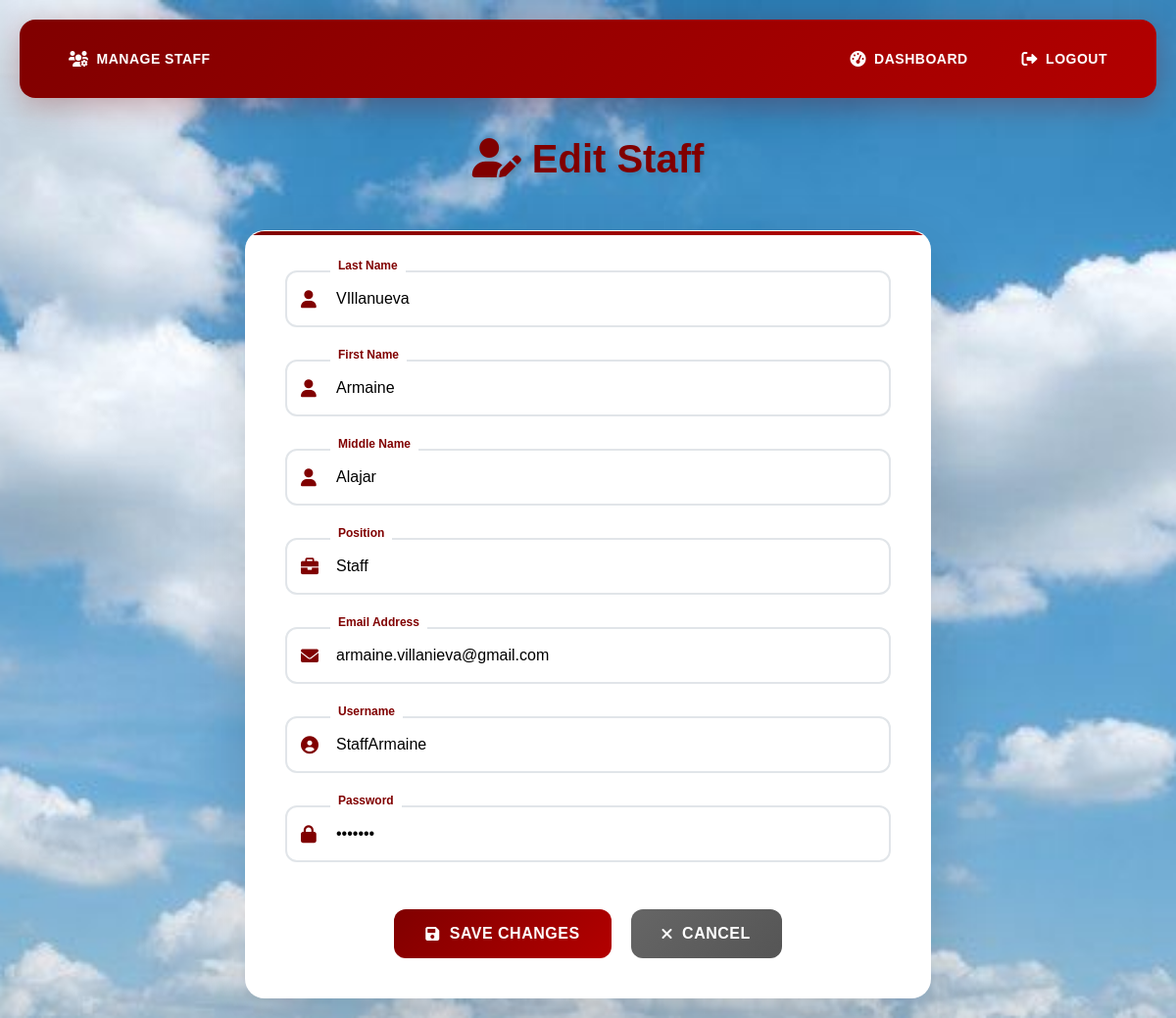
The page /editstaff.php?staffid=3 on the database its author committed.
### tables this page shows
CREATE TABLE `staff` (
  `StaffID` int(11) NOT NULL,
  `LastName` varchar(50) NOT NULL,
  `FirstName` varchar(50) NOT NULL,
  `MiddleName` varchar(50) NOT NULL,
  `Position` varchar(60) NOT NULL,
  `Email` varchar(40) NOT NULL,
  `Username` varchar(30) NOT NULL,
  `Password` varchar(30) NOT NULL,
  `image` varchar(255) NOT NULL
);

### editstaff.php (the view, shortened to what this page needs)
<?php
$conn = openCon();
$id = $_GET['staffid'];
$sql = "SELECT * FROM staff WHERE StaffID=?";
$stmt = $conn->prepare($sql);
$stmt->bind_param("i", $id);
$stmt->execute();
$result = $stmt->get_result();
$staff = $result->fetch_assoc();
?>
<!DOCTYPE html>
<html lang="en">
<head>
    <link href="https://cdnjs.cloudflare.com/ajax/libs/font-awesome/6.0.0/css/all.min.css" rel="stylesheet">
</head>
<body>
<nav>
    <div class="nav-left">
        <a href="manage_staff.php">
            <i class="fas fa-users-cog"></i>
            Manage Staff
        </a>
    </div>
    <div class="nav-right">
        <a href="admindashboard.php">
            <i class="fas fa-tachometer-alt"></i>
            Dashboard
        </a>
        <a href="adminlogin.php">
            <i class="fas fa-sign-out-alt"></i>
            Logout
        </a>
    </div>
</nav>
<h1><i class="fas fa-user-edit"></i> Edit Staff</h1>
<div class="form-container">
    <form method="POST" id="staffForm">
        <div class="form-grid">
            <div class="form-group">
                <div class="input-wrapper">
                    <i class="fas fa-user"></i>
                    <input type="text"
                           name="LastName"
                           id="lastName"
                           value="<?= htmlspecialchars($staff['LastName']) ?>"
                           required>
                    <label for="lastName">Last Name</label>
                </div>
            </div>
            <div class="form-group">
                <div class="input-wrapper">
                    <i class="fas fa-user"></i>
                    <input type="text"
                           name="FirstName"
                           id="firstName"
                           value="<?= htmlspecialchars($staff['FirstName']) ?>"
                           required>
                    <label for="firstName">First Name</label>
                </div>
            </div>
            <div class="form-group">
                <div class="input-wrapper">
                    <i class="fas fa-user"></i>
                    <input type="text"
                           name="MiddleName"
                           id="middleName"
                           value="<?= htmlspecialchars($staff['MiddleName']) ?>">
                    <label for="middleName">Middle Name</label>
                </div>
            </div>
            <div class="form-group">
                <div class="input-wrapper">
                    <i class="fas fa-briefcase"></i>
                    <input type="text"
                           name="Position"
                           id="position"
                           value="<?= htmlspecialchars($staff['Position']) ?>"
                           required>
                    <label for="position">Position</label>
                </div>
            </div>
            <div class="form-group">
                <div class="input-wrapper">
                    <i class="fas fa-envelope"></i>
                    <input type="email"
                           name="Email"
                           id="email"
                           value="<?= htmlspecialchars($staff['Email']) ?>"
                           required>
                    <label for="email">Email Address</label>
                </div>
            </div>
            <div class="form-group">
                <div class="input-wrapper">
                    <i class="fas fa-user-circle"></i>
                    <input type="text"
                           name="Username"
                           id="username"
                           value="<?= htmlspecialchars($staff['Username']) ?>"
                           required>
                    <label for="username">Username</label>
                </div>
            </div>
            <div class="form-group full-width">
                <div class="input-wrapper password-wrapper">
                    <i class="fas fa-lock"></i>
                    <input type="password"
                           name="Password"
                           id="password"
                           value="<?= htmlspecialchars($staff['Password']) ?>"
                           required>
                    <label for="password">Password</label>
                    <button type="button" class="password-toggle" onclick="togglePassword()">
                    </button>
                </div>
            </div>
        </div>
        <div class="button-container">
            <button type="submit" id="saveBtn">
                <i class="fas fa-save"></i>
                Save Changes
            </button>
            <a href="manage_staff.php" class="btn btn-secondary">
                <i class="fas fa-times"></i>
                Cancel
            </a>
        </div>
    </form>
</div>
</body>
</html>

### editstaff.php (style rules this page uses)
:root { --primary-color: maroon; --primary-hover: #b30000; --text-color: #333; --border-color: #e1e5e9; --shadow-light: rgba(0, 0, 0, 0.1); --shadow-medium: rgba(0, 0, 0, 0.15); --background-color: #f5f5f5; --success-color: #28a745; --error-color: #dc3545; --warning-color: #ffc107; }
* { margin: 0; padding: 0; box-sizing: border-box; }
body { font-family: 'Poppins', sans-serif; background: url("Assets/langit.jpg") no-repeat center center fixed; background-size: cover; min-height: 100vh; padding: 20px; }
nav { background: linear-gradient(135deg, var(--primary-color) 0%, var(--primary-hover) 100%); padding: 20px 30px; margin-bottom: 30px; border-radius: 16px; box-shadow: 0 8px 32px rgba(128, 0, 0, 0.3); display: flex; justify-content: space-between; align-items: center; animation: slideDown 0.5s ease-out; }
nav .nav-left { display: flex; align-items: center; gap: 20px; }
nav .nav-right { display: flex; align-items: center; gap: 15px; }
nav a { color: white; text-decoration: none; font-weight: 600; padding: 12px 20px; border-radius: 10px; transition: all 0.3s ease; display: flex; align-items: center; gap: 8px; font-size: 14px; text-transform: uppercase; letter-spacing: 0.5px; }
nav a i { font-size: 16px; }
h1 { color: var(--primary-color); text-align: center; margin: 40px 0 50px 0; font-size: 2.5rem; font-weight: 700; text-shadow: 2px 2px 4px rgba(0, 0, 0, 0.1); animation: fadeInUp 0.6s ease-out; }
.form-container { background: white; padding: 40px; border-radius: 20px; box-shadow: 0 20px 60px var(--shadow-medium); max-width: 700px; margin: 0 auto; border: 1px solid rgba(255, 255, 255, 0.2); animation: scaleIn 0.5s ease-out; position: relative; overflow: hidden; }
.form-container::before { content: ''; position: absolute; top: 0; left: 0; right: 0; height: 4px; background: linear-gradient(90deg, var(--primary-color), var(--primary-hover)); }
.form-grid { display: grid; grid-template-columns: repeat(auto-fit, minmax(300px, 1fr)); gap: 25px; margin-bottom: 30px; }
.form-group { position: relative; }
.form-group.full-width { grid-column: 1 / -1; }
.input-wrapper { position: relative; margin-bottom: 8px; }
.input-wrapper i { position: absolute; left: 16px; top: 50%; transform: translateY(-50%); color: var(--primary-color); font-size: 18px; z-index: 1; }
input[type="text"], input[type="email"], input[type="password"] { width: 100%; padding: 18px 20px 18px 50px; font-size: 16px; font-family: 'Poppins', sans-serif; border: 2px solid var(--border-color); border-radius: 12px; background: #fff; transition: all 0.3s ease; outline: none; }
.form-group label { position: absolute; left: 50px; top: 18px; font-size: 16px; color: #999; pointer-events: none; transition: all 0.3s ease; background: white; padding: 0 8px; }
.form-group input:focus + label, .form-group input:not(:placeholder-shown) + label, .form-group.has-value label { top: -12px; left: 46px; font-size: 12px; color: var(--primary-color); font-weight: 600; }
input::placeholder { opacity: 0; transition: opacity 0.3s ease; }
.password-wrapper { position: relative; }
.password-toggle { position: absolute; right: 16px; top: 50%; transform: translateY(-50%); background: none; border: none; color: var(--primary-color); cursor: pointer; font-size: 18px; padding: 4px; z-index: 2; }
.button-container { display: flex; gap: 20px; justify-content: center; margin-top: 40px; }
button, .btn { background: linear-gradient(135deg, var(--primary-color) 0%, var(--primary-hover) 100%); color: white; padding: 16px 32px; border: none; border-radius: 12px; font-size: 16px; font-weight: 600; cursor: pointer; text-decoration: none; display: inline-flex; align-items: center; gap: 10px; transition: all 0.3s ease; text-transform: uppercase; letter-spacing: 0.5px; position: relative; overflow: hidden; }
button::before, .btn::before { content: ''; position: absolute; top: 0; left: -100%; width: 100%; height: 100%; background: linear-gradient(90deg, transparent, rgba(255,255,255,0.2), transparent); transition: left 0.5s; }
.btn-secondary { background: linear-gradient(135deg, #666 0%, #555 100%); }

### rows shown on the page
staff: LastName "VIllanueva", FirstName "Armaine", MiddleName "Alajar", Position "Staff", Email "armaine.villanieva@gmail.com", Username "StaffArmaine"
